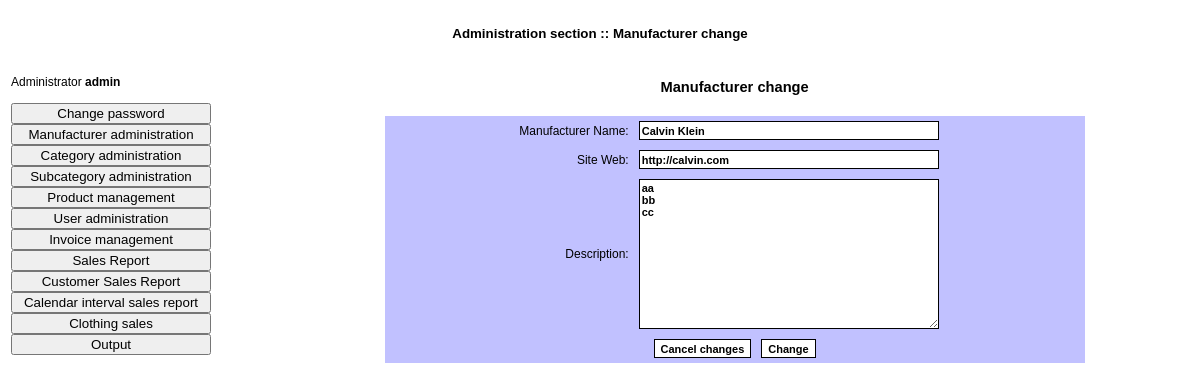
The page /admin/editmanufacturer.php?intIdProducator=1 (signed in) on the database its author committed.
### tables this page shows
CREATE TABLE `tproducatori` (
  `fIdProducator` int(11) UNSIGNED NOT NULL,
  `fNumeProducator` varchar(255) NOT NULL DEFAULT '',
  `fUrl` varchar(255) DEFAULT NULL,
  `fDescriere` blob
);

### admin/editmanufacturer.php (the view, shortened to what this page needs)
<?php
	include_once("../include/adminfunctions.inc.php");
?>
<html>
	<head>
		<link rel="stylesheet" href="../css/admin.css" type="text/css">
	</head>
	<body>
		<table cellpadding="0" cellspacing="0" border="0" width="100%" height="100%">
			<tr style="height: 50px; width: 100%;">
				<td colspan="2" style="font-weight: bold; text-align: center; height: 50px; width: 100%; font-family: Tahoma, Verdana, Arial; font-size: 10pt;">Administration section :: Manufacturer change</td>
			</tr>
			<tr>
				<td style="width: 200px;" valign="top">
				</td>
				<td style="width: 700px;" valign="top" align="center">
					<form name="frmModificareProducator" id="frmModificareProducator" method="post" action="execute.php?action=modificareproducator" onSubmit="return fValidareAdaugareProducator();">
						<table cellpadding="5" cellspacing="0" border="0" width="700" class="modelspecs">
							<tr>
								<td align="center" colspan="2" style="font-family: Tahoma, Verdana, Arial; font-weight: bold; font-size: 11pt;"><br>Manufacturer change<br><br></td>
							</tr>
							<?php
								$intIdProducator = $_GET['intIdProducator'];
								$strSQL = "SELECT * FROM tproducatori WHERE fIdProducator=$intIdProducator";
								$result = mysql_query($strSQL);
								$row = mysql_fetch_array($result);
								$strNume = $row['fNumeProducator'];
								$strURL = $row['fUrl'];
								$strDescriere = $row['fDescriere'];
							?>
							<tr bgcolor="#C1C1FF">
								<td align="right" width="250">Manufacturer Name:</td>
								<td width="450"><input type="text" value="<?php echo $strNume; ?>" name="txtNume" id="txtNume" class="text" maxlength="255" style="width: 300px;"></td>
							</tr>
							<tr bgcolor="#C1C1FF">
								<td align="right" width="250">Site Web:</td>
								<td width="450"><input type="text" value="<?php echo $strURL; ?>" name="txtURL" id="txtURL" class="text" maxlength="255" style="width: 300px;"></td>
							</tr>
							<tr bgcolor="#C1C1FF">
								<td align="right" width="250">Description:</td>
								<td width="450"><textarea name="txtDescriere" id="txtDescriere" class="text" style="width: 300px; height: 150px;"><?php echo $strDescriere; ?></textarea></td>
							</tr>
							<tr bgcolor="#C1C1FF">
								<td align="center" colspan="2">
								<input class="buttons" type="reset" name="cmdReset" id="cmdReset" value="Cancel changes"> &nbsp;
								<input class="buttons" type="submit" name="cmdGo" id="cmdGo" value="Change">
								</td>
							</tr>
						</table>
					</form>
				</td>
			</tr>
		</table>
	</body>
</html>

### css/admin.css (style rules this page uses)
.modelspecs { font-family: Tahoma, Verdana, Arial; font-size: 9pt; color: #000000; }
.buttons { border: black 1px solid; font-size: 11px; background: #ffffff; cursor: hand; color: black; font-family: tahoma,sans-serif; font-weight: bold; height: 19px; text-decoration: none; }
.text { border: black 1px solid; font-size: 11px; background: #ffffff; cursor: hand; color: black; font-family: tahoma,sans-serif; font-weight: bold; height: 19px; text-decoration: none; }

### rows shown on the page
tproducatori: txtNume "Calvin Klein", txtURL "http://calvin.com", txtDescriere "aa bb cc"

### other values the page prints
$strUsername "admin"
